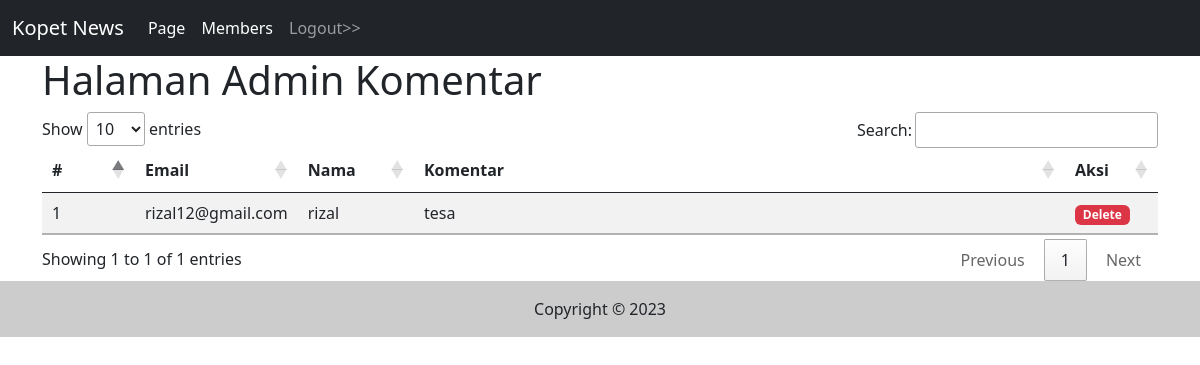
Screenshot of /admin/halaman_komentar.php?id=57 (signed in) with the database file from the repository.
### tables this page shows
CREATE TABLE `komentar` (
  `id` int NOT NULL,
  `id_halaman` int NOT NULL,
  `id_member` int NOT NULL,
  `description` text NOT NULL,
  `is_deleted` tinyint(1) NOT NULL DEFAULT '0',
  `created_at` timestamp NOT NULL DEFAULT CURRENT_TIMESTAMP
);

CREATE TABLE `members` (
  `id` int NOT NULL,
  `username` varchar(255) NOT NULL,
  `email` varchar(255) NOT NULL,
  `password` varchar(255) NOT NULL,
  `status` text NOT NULL,
  `tgl_isi` timestamp NOT NULL DEFAULT CURRENT_TIMESTAMP
);

### admin/halaman_komentar.php (the view, shortened to what this page needs)
<?php include("inc_header.php") ?>
<?php
$id = $_GET['id'];
?>
<div class="container">
    <h1>Halaman Admin Komentar</h1>
    <table class="table table-striped" id="tableData">
        <thead>
            <tr>
                <th class=" col-1">#</th>
                <th class="col-1">Email</th>
                <th>Nama</th>
                <th class="col-7">Komentar</th>
                <th class="col-1">Aksi</th>
            </tr>
        </thead>
        <tbody>
            <?php
            $sqltambahan = "where 1 = 1 and a.id_halaman = '" . $id . "'";
            $per_halaman = 5;
            $sql1 = "select a.*, b.username, b.email from komentar a join members b on a.id_member = b.id $sqltambahan";
            $page = isset($_GET['page']) ? (int) $_GET['page'] : 1;
            $mulai = ($page > 1) ? ($page * $per_halaman) - $per_halaman : 0;
            $nomor = $mulai + 1;
            $sql1 = $sql1 . " order by id desc limit $mulai,$per_halaman";
            $q1 = mysqli_query($koneksi, $sql1);
            while ($r1 = mysqli_fetch_array($q1)) {
                ?>
                <tr>
                    <td>
                        <?php echo $nomor++ ?>
                    </td>
                    <td>
                        <?php echo $r1['email'] ?>
                    </td>
                    <td>
                        <?php echo $r1['username'] ?>
                    </td>
                    <td>
                        <?php echo $r1['description']; ?>
                    </td>
                    <td>
                        <a href="halaman_komentar.php?op=delete&id=<?= $id ?>&id_komentar=<?= $r1['id'] ?>"
                            onclick="return confirm('Apakah yakin mau hapus data ?')">
                            <span class="badge bg-danger">Delete</span>
                        </a>
                    </td>
                </tr>
                <?php
            }
            ?>
        </tbody>
    </table>
</div>
<?php include("inc_footer.php") ?>

### rows the page displays
komentar: id_member.email "rizal12@gmail.com", id_member.username "rizal", description "tesa"
